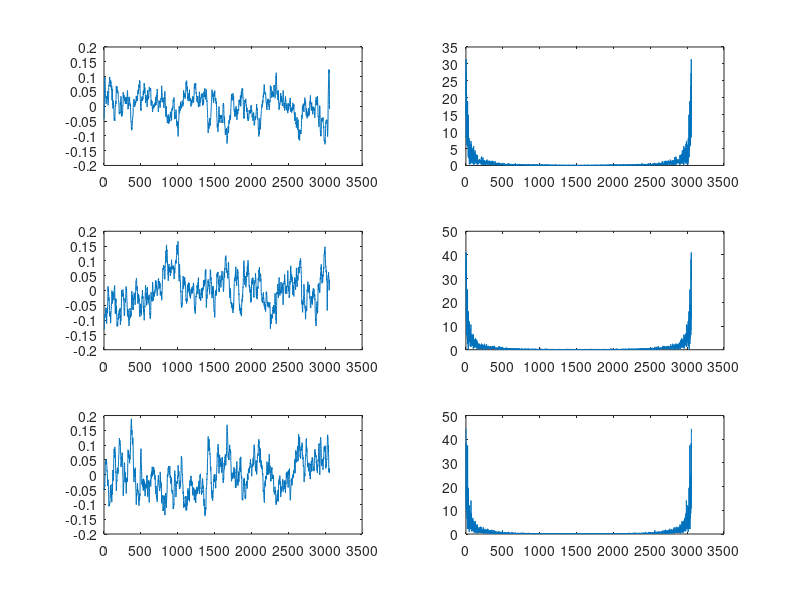

Write MATLAB code to recreate this figure.
clear;
clc;
ex=importdata('OnDrawData3.txt');

ex=ex(100:1:end,:);

col_1 = ex(:,1)' - mean(ex(:,1)');

subplot(3,2,1);
plot(col_1);
std1 = std(col_1)
fft1 = fft(col_1);
fft1 = fft1(2:end);
subplot(3,2,2);
plot(abs(fft1));

col_2 = ex(:,2)' - mean(ex(:,2)');
subplot(3,2,3);
plot(col_2);
std2 = std(col_2)
fft2 = fft(col_2);
fft2 = fft2(2:end);
subplot(3,2,4);
plot(abs(fft2));

col_3 = ex(:,3)' - mean(ex(:,3)');
subplot(3,2,5);
plot(col_3);
std3 = std(col_3)
fft3 = fft(col_3);
fft3 = fft3(2:end);
subplot(3,2,6);
plot(abs(fft3));
